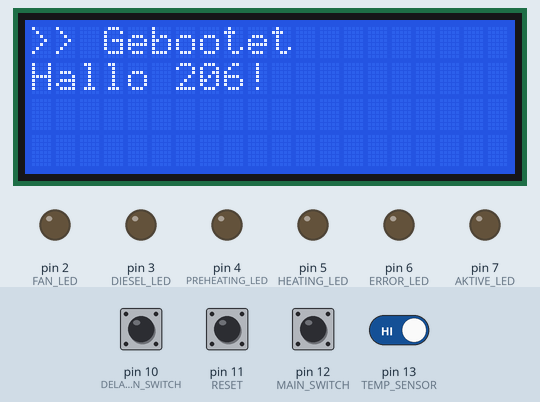
Simulated run of this sketch. Board: Arduino Uno, built with avr-gcc and run on an emulated ATmega328P. On the bench: 20×4 character LCD, output pins drawn as LEDs (lit = HIGH). Dashed ring = blinking. The inputs (shaded band) are chosen by the test bench; at power-on: pin 10 (DELAY_MAIN_SWITCH), pin 11 (RESET), pin 12 (MAIN_SWITCH), pin 13 (TEMP_SENSOR) HIGH.

Above: at 1.2 s.
1.3 s: pin 12 (MAIN_SWITCH) pulled LOW for 0.15 s
At 1.9 s:
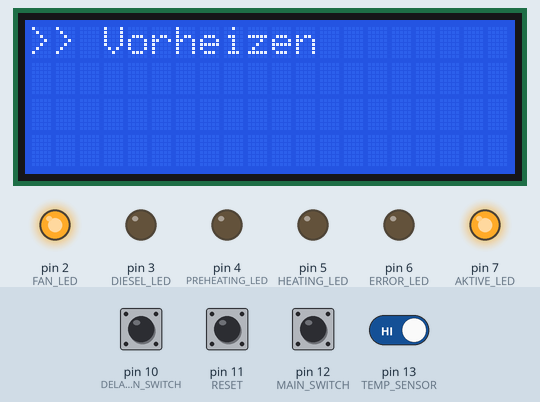
2.0 s: pin 13 (TEMP_SENSOR) driven LOW
At 2.84 s:
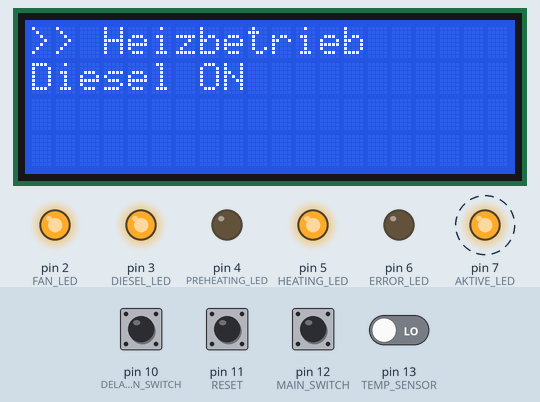
4.5 s: pin 12 (MAIN_SWITCH) pulled LOW for 1 s
At 5.9 s:
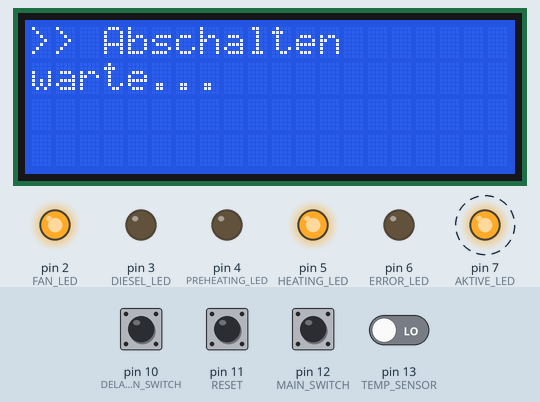
7.5 s: pin 13 (TEMP_SENSOR) driven HIGH
At 7.9 s:
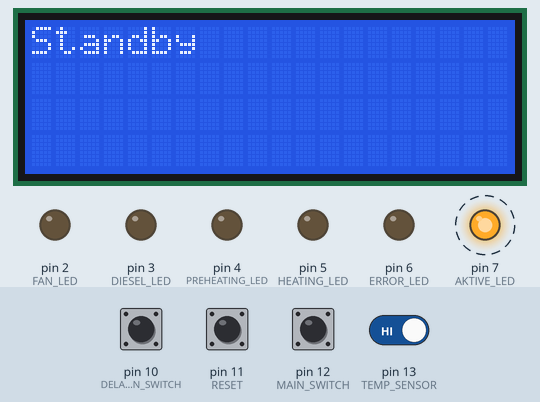
10.0 s: pin 12 (MAIN_SWITCH) pulled LOW for 0.15 s
At 12.1 s:
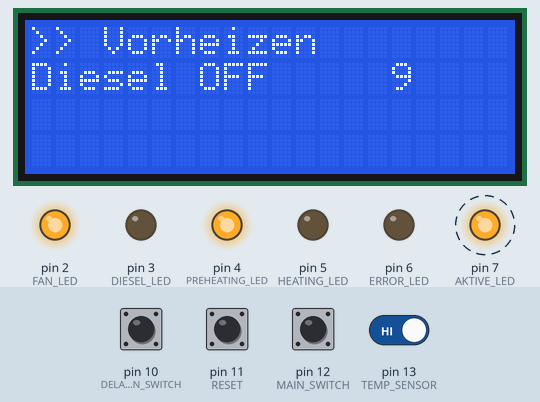
13.1 s: pin 10 (DELAY_MAIN_SWITCH) pulled LOW for 0.15 s
At 13.21 s:
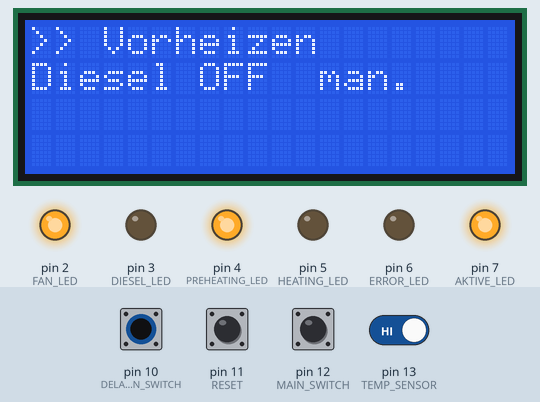
Timing chart, 0 to 23.7 s (numbered marks = the images above; inputs shaded):
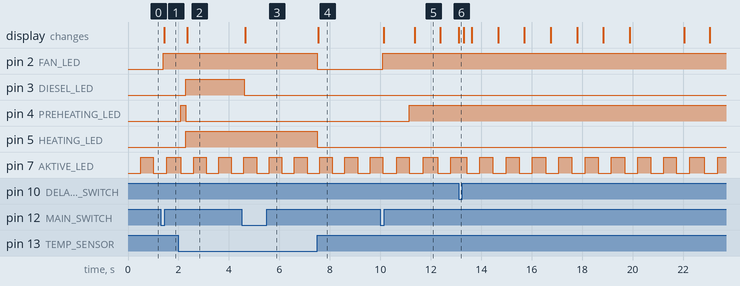

The sketch:

Standheizung_v19_en.ino
```cpp
///////////////////////////////////////
////        Offene Fragen          ////
///////////////////////////////////////
// warum sind Variablen-Änderungen oder analogRead nicht in den cases nutzbar
// Temperatursensor (Variable Tc) konnte bisher nicht eingebunden werden
// millis() konnte nicht als delay in cases genutz werden (if millis() > (resetTime2+5000))


///////////////////////////////////////
////        Offene Punkte          ////
///////////////////////////////////////
// Einbindung eines Knopfes zur Deaktivierung der Dieselpumpe in Vorheizphase,
// falls nach mehreren Startversuchen zu viel Diesel in Brennkammer


///////////////////////////////////////
////   Include LCD 16x2 DISPLAY    ////
///////////////////////////////////////
#include<Wire.h>
#include<LiquidCrystal_I2C.h>
LiquidCrystal_I2C lcd(0x27,20,4);


///////////////////////////////////////
////          Constants            ////
///////////////////////////////////////
const int FAN_LED = 2;                  // displays aktive fan
const int DIESEL_LED = 3;               // display open magnetic valve for DIESEL
const int PREHEATING_LED = 4;           // displays aktive preheater
const int HEATING_LED = 5;              // displays case HEATING
const int ERROR_LED =6;                 // desplay ERROR (blinking)
const int AKTIVE_LED = 7;               // displays CPU-Activity

const int MAIN_SWITCH = 12;             // On / Off Main switch
const int RESET = 11;                   // Softwarereset (go to case OFF)
const int TEMP_SENSOR = 13;             // displays combustion chamber = hot
const int DELAY_MAIN_SWITCH = 10;       // if switch is aktive, preheatingphases are on hold for manual intervention

const int DelayLuefter = 20;            // 1. Delay preheatingphases: 20 * 100 = wait 2 sec until preheating starts
const int DelayVorgluehenTrocken = 100; // 2. Delay preheatingphases: 100 * 100 = wait 10 sec until magnetig valve opens
const int DelayVorgluehenNass = 100;    // 3. Delay preheatingphases: 100 * 100 = wait 10 sec until combustion chamber is hot

int hot;                                // hot = digitalRead(TEMP_SENSOR) == 0;
int cold;                               // cold = digitalRead(TEMP_SENSOR) == 1;
int reset;                              // reset = digitalRead(RESET) == 0;

int mainSwitchState;                    // actual Input MainSwitch
int lastmainSwitchState = HIGH;         // previous Input MainSwitch

int mainSwitchInt = 0;                  // first State MainSwitch after Systemstart
int startInt = 1;                       // Variable only for first Systemstart
int i;                                  // Variable for for-loops
                                        // (they are used as a delay for preheatingphases)


///////////////////////////////////////
////          Variables            ////
///////////////////////////////////////
unsigned long lastDebounceTime = 0;     // last time stamp when main switch is on
unsigned long debounceDelay = 100;

unsigned long resetTime;
unsigned long resetDelay = 200;
unsigned long betriebsDelay = 500;


///////////////////////////////////////
////         State machine         ////
///////////////////////////////////////

// Lists of States
enum State {OFF, PREHEATING, HEATING, SHUT_DOWN, ERROR};

State currentState;
State lastState = OFF;

void setup() {
  lcd.init();
  pinMode (AKTIVE_LED, OUTPUT);
  pinMode (FAN_LED, OUTPUT);
  pinMode (DIESEL_LED, OUTPUT);
  pinMode (PREHEATING_LED, OUTPUT);
  pinMode (HEATING_LED, OUTPUT);
  pinMode (ERROR_LED, OUTPUT);

  pinMode (MAIN_SWITCH, INPUT_PULLUP);
  pinMode (TEMP_SENSOR, INPUT_PULLUP);    // Temp sensor (Flammenwächter), 0 or 24 V signal
  pinMode (RESET, INPUT_PULLUP);
  pinMode (DELAY_MAIN_SWITCH, INPUT_PULLUP);

  Serial.begin(9600);
}

void loop() {

// Serial.println(i);

  // (no usage in cases possible!)
  hot = digitalRead(TEMP_SENSOR) == 0;
  cold = digitalRead(TEMP_SENSOR) == 1;
  reset = digitalRead(RESET) == 0;

  // Aktivate Backlight of display
  lcd.backlight();

  // Debounce-Function with State-change 0 / 1 (safety)
  int reading = digitalRead(MAIN_SWITCH);
  if (reading != lastmainSwitchState) {
    lastDebounceTime = millis();
  }
  if ((millis() - lastDebounceTime) > debounceDelay) {
    if (reading != mainSwitchState) {
      mainSwitchState = reading;
      if (mainSwitchState == LOW) {
        mainSwitchInt = !mainSwitchInt;
      }
    }
  }
  lastmainSwitchState = reading;

  // Only for first start
    if (startInt == 1){
      lcd.setCursor(0,0);
      lcd.print(">> Gebootet");
      lcd.setCursor(0,1);
      lcd.print("Hallo 206!");
      startInt = 0;
      }


///////////////////////////////////////
////          ERROR STATES         ////
///////////////////////////////////////
// Diesel empty or comustion Chamber cold (during case == HEATING)
    if (currentState == HEATING && cold) {
      lcd.setCursor(0,1); //
      lcd.print("                ");
      lcd.setCursor(0,1);
      lcd.print("Temp / Diesel ?");
     currentState = ERROR;}

// if RESET_BUTTON is presset, go to case == OFF
    if (currentState == ERROR && reset){currentState = OFF; mainSwitchInt = 0;}


///////////////////////////////////////
////       OPERATING STATES        ////
///////////////////////////////////////
    if(mainSwitchInt == 1) {
      if (currentState == OFF       && (cold || hot))  {currentState = PREHEATING;}
      if (currentState == SHUT_DOWN)  {mainSwitchInt = 0;}
    }

    if(mainSwitchInt == 0) {
      if(currentState == PREHEATING)           {currentState = OFF;}
      if(currentState == HEATING     && hot)   {currentState = SHUT_DOWN;}
      if(currentState == SHUT_DOWN && cold)  {currentState = OFF;}
    }


///////////////////////////////////////
////       CPU-AKTIVITY-Test       ////
///////////////////////////////////////
// diplays the CPU-AKTIVITY
if (currentState != ERROR){
          if(millis() >= (resetTime + betriebsDelay)) {
            resetTime = millis();
              if(digitalRead(AKTIVE_LED) == LOW){digitalWrite(AKTIVE_LED, HIGH);}
              else{digitalWrite(AKTIVE_LED, LOW);}
          }
}
else{
  digitalWrite(AKTIVE_LED, LOW);
}


///////////////////////////////////////
////         STATEMACHINE          ////
///////////////////////////////////////
// State-Change, if Main switch changes between 0 || 1
  if(currentState != lastState){
    lastState = currentState;
    switch(currentState) {


      case OFF:
        digitalWrite(FAN_LED, LOW);
        digitalWrite(DIESEL_LED, LOW);
        digitalWrite(PREHEATING_LED, LOW);
        digitalWrite(HEATING_LED, LOW);
        digitalWrite(ERROR_LED, LOW);
          lcd.setCursor(0,0); lcd.print("                ");
          lcd.setCursor(0,1); lcd.print("                ");
          lcd.setCursor(0,0); lcd.print("Standby");
      break;


      case PREHEATING:
        // Startsequency PREHEATING: Fan is active
        digitalWrite(HEATING_LED, LOW);
        digitalWrite(FAN_LED, HIGH);
          lcd.setCursor(0,0); lcd.print("                ");
          lcd.setCursor(0,1); lcd.print("                ");
          lcd.setCursor(0,0); lcd.print(">> Vorheizen");
        // Main query PREHEATING:
        // TEMP_SENSOR == 1 (combustion chamber cold =  0 Volt)
        // TEMP_SENSOR == 0 (combustion chamber hot  = 24 Volt)
        if (digitalRead(TEMP_SENSOR) == 1) {
          // Waiting-phase 1
          // Content: after fan is activatet, wait 4 sec, until rated speed is reached
          for(i=0; i<DelayLuefter; i++){
            // abort condition for-loop ist combustion chamber = warm
            if (digitalRead(TEMP_SENSOR) == 0) {i = DelayLuefter;}
              delay(50);
            // CPU-Activity-Test within for-loop aswell
            if(millis() >= (resetTime + betriebsDelay)) {
            resetTime = millis();
              if(digitalRead(AKTIVE_LED) == LOW){digitalWrite(AKTIVE_LED, HIGH);}
              else{digitalWrite(AKTIVE_LED, LOW);}
            }
          }
          // if Waiting-phase 1 ended, aktivate preheating (MOSFET, Reichelt: STP 60NF06 STM)
          digitalWrite(PREHEATING_LED, HIGH);
          // Waiting-phase 2 "Preheating && magnetic valve closed"
          for(i=0; i<DelayVorgluehenTrocken; i++){
            // Waiting condition: if DELAY_MAIN_SWITCH is aktive, preheatingphases are on hold for manual intervention
            while(digitalRead(DELAY_MAIN_SWITCH) == 0){
              lcd.setCursor(12,1); lcd.print("man.");
              delay(100);
            }
            // abort condition der for-Schleife, wenn Flammenwächter = warm
            if (digitalRead(TEMP_SENSOR) == 0) {i = DelayVorgluehenTrocken;}
            // displays the remaining time until waiting-phase 2 is over
            if (i > (DelayVorgluehenTrocken*0.01) && i < (DelayVorgluehenTrocken*0.1)){lcd.setCursor(0,1); lcd.print("Diesel OFF     9");}
            if (i > (DelayVorgluehenTrocken*0.1)  && i < (DelayVorgluehenTrocken*0.2)){lcd.setCursor(12,1); lcd.print("   8");}
            if (i > (DelayVorgluehenTrocken*0.2)  && i < (DelayVorgluehenTrocken*0.3)){lcd.setCursor(12,1); lcd.print("   7");}
            if (i > (DelayVorgluehenTrocken*0.3)  && i < (DelayVorgluehenTrocken*0.4)){lcd.setCursor(12,1); lcd.print("   6");}
            if (i > (DelayVorgluehenTrocken*0.4)  && i < (DelayVorgluehenTrocken*0.5)){lcd.setCursor(12,1); lcd.print("   5");}
            if (i > (DelayVorgluehenTrocken*0.5)  && i < (DelayVorgluehenTrocken*0.6)){lcd.setCursor(12,1); lcd.print("   3");}
            if (i > (DelayVorgluehenTrocken*0.6)  && i < (DelayVorgluehenTrocken*0.7)){lcd.setCursor(12,1); lcd.print("   2");}
            if (i > (DelayVorgluehenTrocken*0.7)  && i < (DelayVorgluehenTrocken*0.8)){lcd.setCursor(12,1); lcd.print("   1");}
            if (i > (DelayVorgluehenTrocken*0.8)  && i < (DelayVorgluehenTrocken*0.9)){lcd.setCursor(12,1); lcd.print("   0");}
            delay(100);
            // CPU-Activity-Test within for-loop aswell
            if(millis() >= (resetTime + betriebsDelay)) {
            resetTime = millis();
              if(digitalRead(AKTIVE_LED) == LOW){digitalWrite(AKTIVE_LED, HIGH);}
              else{digitalWrite(AKTIVE_LED, LOW);}
            }
          } // Schlussklammer Waiting-phase 2
          // Waiting-phase 3 "Preheating && magnetic valve open"
          digitalWrite(PREHEATING_LED, HIGH);
          for(i=0; i<DelayVorgluehenNass; i++){
            // Waiting condition: if DELAY_MAIN_SWITCH is aktive, preheatingphases are on hold for manual intervention
            while(digitalRead(DELAY_MAIN_SWITCH) == 0){
              lcd.setCursor(12,1); lcd.print("man.");
              delay(500);
            }
            // abort condition der for-Schleife, wenn Flammenwächter = warm
            if (digitalRead(TEMP_SENSOR) == 0) {i = DelayVorgluehenNass;}
            // displays the remaining time until waiting-phase 3 is over
            if (i > (DelayVorgluehenNass*0.01) && i < (DelayVorgluehenNass*0.1)){lcd.setCursor(0,1); lcd.print("Diesel ON    10%");}
            if (i > (DelayVorgluehenNass*0.1)  && i < (DelayVorgluehenNass*0.2)){lcd.setCursor(12,1); lcd.print(" 20%");}
            if (i > (DelayVorgluehenNass*0.2)  && i < (DelayVorgluehenNass*0.3)){lcd.setCursor(12,1); lcd.print(" 30%");}
            if (i > (DelayVorgluehenNass*0.3)  && i < (DelayVorgluehenNass*0.4)){lcd.setCursor(12,1); lcd.print(" 40%");}
            if (i > (DelayVorgluehenNass*0.4)  && i < (DelayVorgluehenNass*0.5)){lcd.setCursor(12,1); lcd.print(" 50%");}
            if (i > (DelayVorgluehenNass*0.5)  && i < (DelayVorgluehenNass*0.6)){lcd.setCursor(12,1); lcd.print(" 60%");}
            if (i > (DelayVorgluehenNass*0.6)  && i < (DelayVorgluehenNass*0.7)){lcd.setCursor(12,1); lcd.print(" 70%");}
            if (i > (DelayVorgluehenNass*0.7)  && i < (DelayVorgluehenNass*0.8)){lcd.setCursor(12,1); lcd.print(" 80%");}
            if (i > (DelayVorgluehenNass*0.8)  && i < (DelayVorgluehenNass*0.9)){lcd.setCursor(12,1); lcd.print(" 90%");}
            delay(100);
            // CPU-Activity-Test within for-loop aswell
            if(millis() >= (resetTime + betriebsDelay)) {
            resetTime = millis();
              if(digitalRead(AKTIVE_LED) == LOW){digitalWrite(AKTIVE_LED, HIGH);}
              else{digitalWrite(AKTIVE_LED, LOW);}
            }
          } // closing parenthesis Waiting-phase 3
        } // closing parenthesis Mainframe Waiting-phases / Preheating-phases
        // if digitalRead(TEMP_SENSOR) == 0 (combustion chamber = hot), case == HEIZEN
        // else case == ERROR
        if (digitalRead(TEMP_SENSOR) == 0) {currentState = HEATING;}
        else{
          currentState = ERROR;
          lcd.setCursor(0,1); lcd.print("                ");
          lcd.setCursor(0,1); lcd.print("Temp zu niedrig");
        }
       break;


      // Difference to PREHEATING: PREHEATING_LED is deaktivatet
      // FAN and magnetic valve active
      case HEATING:
        digitalWrite(FAN_LED, HIGH);
        digitalWrite(DIESEL_LED, HIGH);
        digitalWrite(PREHEATING_LED, LOW);
        digitalWrite(HEATING_LED, HIGH);
          lcd.setCursor(0,0); lcd.print("                ");
          lcd.setCursor(0,1); lcd.print("                ");
          lcd.setCursor(0,0); lcd.print(">> Heizbetrieb");
          lcd.setCursor(0,1); lcd.print("Diesel ON");
        break;


      // DIFFERENCE TO HEATING: magnetic valve is deactiveatet
      // waits until combustion chamber = cold
      // if condition for MainSwitchState == 0 && cold, you can find above (OPERATING STATES)
      case SHUT_DOWN:
        digitalWrite(DIESEL_LED, LOW);
        if(cold){currentState = OFF;}
          lcd.setCursor(0,0); lcd.print("                ");
          lcd.setCursor(0,1); lcd.print("                ");
          lcd.setCursor(0,0); lcd.print(">> Abschalten");
          lcd.setCursor(0,1); lcd.print("warte...");
        break;


      // DIFFERENCE to OFF: ERROR-LED is blinking
      // Abort and go to case OFF is only possible via pressing RESET_BUTTON
      case ERROR:
        digitalWrite(FAN_LED, LOW);
        digitalWrite(DIESEL_LED, LOW);
        digitalWrite(PREHEATING_LED, LOW);
        digitalWrite(HEATING_LED, LOW);
          lcd.setCursor(0,0); lcd.print("                ");
          lcd.setCursor(0,0); lcd.print(">> FEHLER !!");
        while(digitalRead(RESET) == 1){
          if(millis() >= (resetTime + resetDelay)) {
            resetTime = millis();
              if(digitalRead(ERROR_LED) == LOW){digitalWrite(ERROR_LED, HIGH);}
              else{digitalWrite(ERROR_LED, LOW);}
          }
        }
       break;
    } // closing parenthesis switch currentState
  } // closing parenthesis State-changes due to if-condition above (OPERATING STATES)


} //Schlussklammer
```

Measured:
- after the input at 1.3 s, pin 2 (FAN_LED): LOW → HIGH after 0.10 s; the display: changes after 0.14 s (image 1)
- after the input at 2.0 s, pin 3 (DIESEL_LED), pin 5 (HEATING_LED): LOW → HIGH after 0.30 s; pin 4 (PREHEATING_LED): LOW → HIGH after 0.10 s instead of 0.45 s; the display: changes after 0.35 s (image 2)
- after the input at 4.5 s, pin 3 (DIESEL_LED): HIGH → LOW after 0.10 s; the display: changes after 0.15 s (image 3)
- after the input at 7.5 s, pin 2 (FAN_LED), pin 5 (HEATING_LED): HIGH → LOW at once; the display: changes at once (image 4)
- after the input at 10.0 s, pin 2 (FAN_LED): LOW → HIGH after 0.10 s; pin 4 (PREHEATING_LED): LOW → HIGH after 1.1 s; the display: first changes after 0.14 s (image 5 shows a later state)
- after the input at 13.1 s, the display: changes at once (image 6)
- by itself, pin 7 (AKTIVE_LED): alternates HIGH for 0.52 s and LOW for 0.52 s
